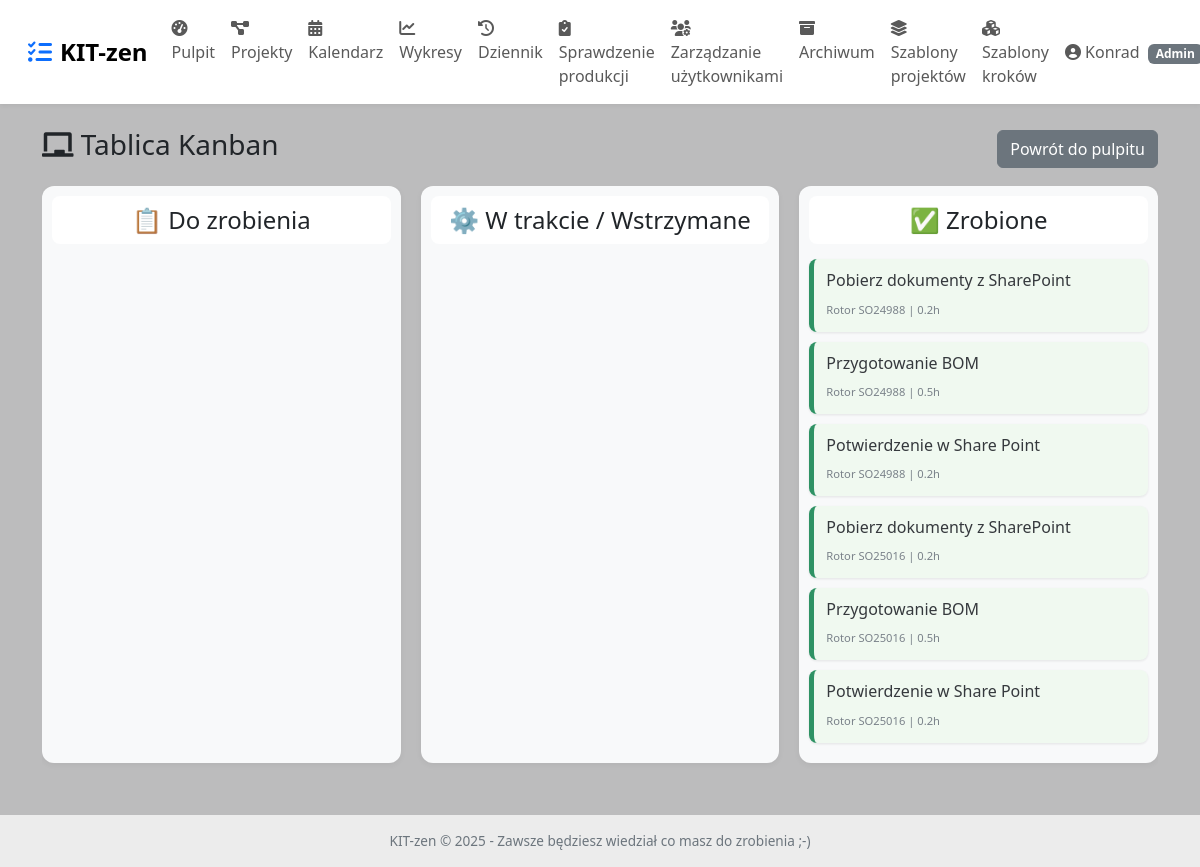
/kanban (signed in), run on an earlier commit of the app's database.
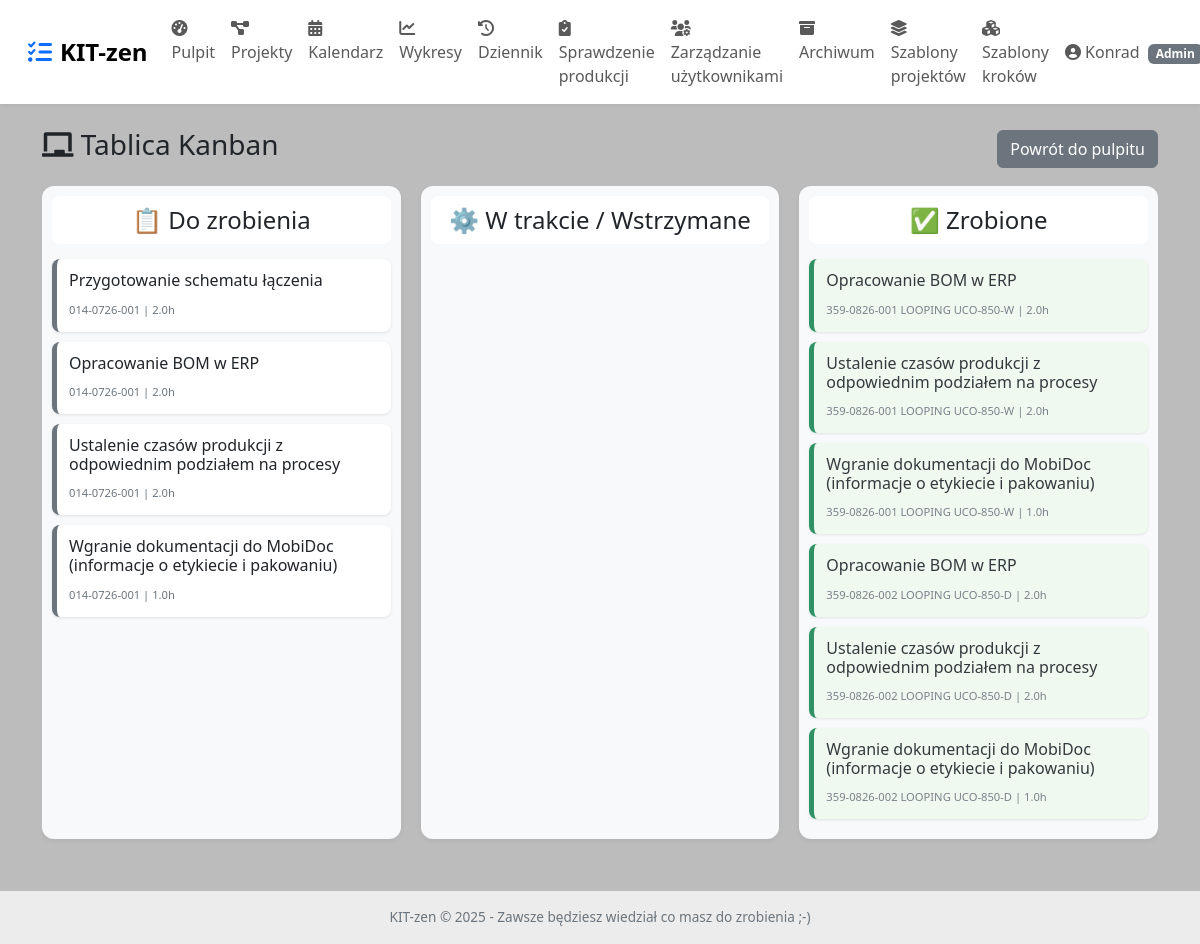
And on a later commit of the database.
### app.py (models this page shows, shortened)
class Step(db.Model):
    __tablename__ = 'step'
    id = db.Column(db.Integer, primary_key=True)
    name = db.Column(db.String(200), nullable=False)
    description = db.Column(db.Text)
    position = db.Column(db.Integer, default=0)
    planned_hours = db.Column(db.Float, default=1.0)
    status = db.Column(db.String(20), default='todo')   # todo, in_progress, paused, done
    required_roles = db.Column(db.String(200), nullable=True)
    assigned_user_id = db.Column(db.Integer, db.ForeignKey('user.id'), nullable=True)
    project_id = db.Column(db.Integer, db.ForeignKey('project.id'), nullable=False)
    status_updated_at = db.Column(db.DateTime, default=now_aware, onupdate=now_aware)
    priority = db.Column(db.String(20), default='normalny')   # normalny, pilny, natychmiast
    started_at = db.Column(db.DateTime, nullable=True)        # zastąpione przez TimeLog, ale zostawiam dla kompatybilności
    actual_hours = db.Column(db.Float, nullable=True)         # obliczane z TimeLog
    assigned_user = db.relationship('User', foreign_keys=[assigned_user_id])

class Project(db.Model):
    __tablename__ = 'project'
    id = db.Column(db.Integer, primary_key=True)
    name = db.Column(db.String(200), nullable=False)
    description = db.Column(db.Text)
    created_at = db.Column(db.DateTime, default=now_aware)
    deadline = db.Column(db.Date, nullable=True)
    is_archived = db.Column(db.Boolean, default=False)
    steps = db.relationship('Step', backref='project', order_by='Step.position', cascade='all, delete-orphan')

### app.py (the view)
@app.route('/kanban')
@login_required
def kanban():
    base_query = Step.query.options(
        joinedload(Step.project),
        joinedload(Step.assigned_user)
    ).join(Project).filter(
        ((Step.assigned_user_id == current_user.id) | (Step.assigned_user_id == None)),
        Project.is_archived == False
    )
    all_tasks = base_query.all()
    tasks = {
        'todo': [t for t in all_tasks if t.status == 'todo'],
        'in_progress': [t for t in all_tasks if t.status in ('in_progress', 'paused')],
        'done': [t for t in all_tasks if t.status == 'done']
    }
    return render_template('kanban.html', tasks=tasks)

### app.py (called while the page is built)
@login_manager.user_loader
def load_user(user_id):
    return User.query.get(int(user_id))

### templates/kanban.html (shortened to what this page needs)
{% extends "base.html" %}
{% block content %}
<div class="d-flex justify-content-between align-items-center mb-3">
    <h3><i class="fas fa-chalkboard"></i> Tablica Kanban</h3>
    <a href="{{ url_for('dashboard') }}" class="btn btn-secondary">Powrót do pulpitu</a>
</div>
<div class="kanban-board">
    <div class="kanban-column" data-status="todo">
        <h4>📋 Do zrobienia</h4>
        <div class="kanban-items" id="todo-items">
            {% for task in tasks.todo %}
            <div class="kanban-item todo" data-id="{{ task.id }}" data-status="todo">
                <h6>{{ task.name }}</h6>
                <small>{{ task.project.name }} | {{ task.planned_hours }}h</small>
            </div>
            {% endfor %}
        </div>
    </div>
    <div class="kanban-column" data-status="in_progress">
        <h4>⚙️ W trakcie / Wstrzymane</h4>
        <div class="kanban-items" id="in_progress-items">
        </div>
    </div>
    <div class="kanban-column" data-status="done">
        <h4>✅ Zrobione</h4>
        <div class="kanban-items" id="done-items">
            {% for task in tasks.done %}
            <div class="kanban-item done" data-id="{{ task.id }}" data-status="done">
                <h6>{{ task.name }}</h6>
                <small>{{ task.project.name }} | {{ task.planned_hours }}h</small>
            </div>
            {% endfor %}
        </div>
    </div>
</div>
{% endblock %}

What changed in the data, as far as the page shows it:
no longer on this page (row unchanged): Step: name "Pobierz dokumenty z SharePoint", project.name "Rotor SO24988", planned_hours "0.2", shown under "✅ Zrobione"
no longer on this page (row unchanged): Step: name "Przygotowanie BOM", project.name "Rotor SO24988", planned_hours "0.5", shown under "✅ Zrobione"
no longer on this page (row unchanged): Step: name "Potwierdzenie w Share Point", project.name "Rotor SO24988", planned_hours "0.2", shown under "✅ Zrobione"
no longer on this page (row unchanged): Step: name "Pobierz dokumenty z SharePoint", project.name "Rotor SO25016", planned_hours "0.2", shown under "✅ Zrobione"
no longer on this page (row unchanged): Step: name "Przygotowanie BOM", project.name "Rotor SO25016", planned_hours "0.5", shown under "✅ Zrobione"
no longer on this page (row unchanged): Step: name "Potwierdzenie w Share Point", project.name "Rotor SO25016", planned_hours "0.2", shown under "✅ Zrobione"
added Step: name "Przygotowanie schematu łączenia", project.name "014-0726-001", planned_hours "2.0", shown under "📋 Do zrobienia"
added Step: name "Opracowanie BOM w ERP", project.name "014-0726-001", planned_hours "2.0", shown under "📋 Do zrobienia"
added Step: name "Ustalenie czasów produkcji z odpowiednim podziałem na procesy", project.name "014-0726-001", planned_hours "2.0", shown under "📋 Do zrobienia"
added Step: name "Wgranie dokumentacji do MobiDoc (informacje o etykiecie i pakowaniu)", project.name "014-0726-001", planned_hours "1.0", shown under "📋 Do zrobienia"
added Step: name "Opracowanie BOM w ERP", project.name "359-0826-001 LOOPING UCO-850-W", planned_hours "2.0", shown under "✅ Zrobione"
added Step: name "Ustalenie czasów produkcji z odpowiednim podziałem na procesy", project.name "359-0826-001 LOOPING UCO-850-W", planned_hours "2.0", shown under "✅ Zrobione"
added Step: name "Wgranie dokumentacji do MobiDoc (informacje o etykiecie i pakowaniu)", project.name "359-0826-001 LOOPING UCO-850-W", planned_hours "1.0", shown under "✅ Zrobione"
added Step: name "Opracowanie BOM w ERP", project.name "359-0826-002 LOOPING UCO-850-D", planned_hours "2.0", shown under "✅ Zrobione"
added Step: name "Ustalenie czasów produkcji z odpowiednim podziałem na procesy", project.name "359-0826-002 LOOPING UCO-850-D", planned_hours "2.0", shown under "✅ Zrobione"
added Step: name "Wgranie dokumentacji do MobiDoc (informacje o etykiecie i pakowaniu)", project.name "359-0826-002 LOOPING UCO-850-D", planned_hours "1.0", shown under "✅ Zrobione"
